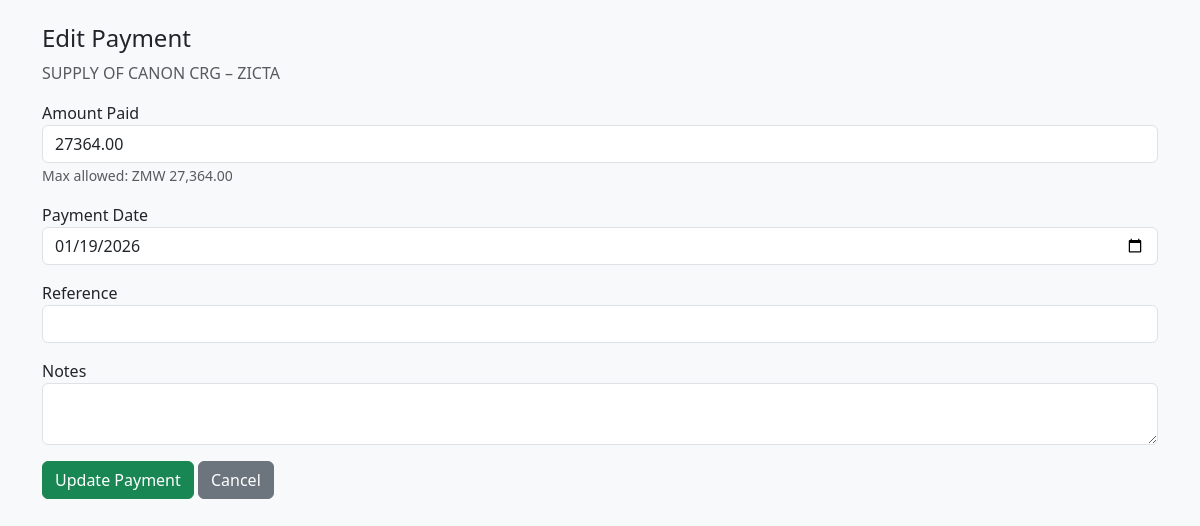
The page /projections/payments/edit/1/ on the database its author committed.
### projections/models.py (models this page shows, shortened)
class ProjectRecord(models.Model):
    STATUS_CHOICES = (
        ('WON', 'Won'),
        ('LOST', 'Lost'),
        ('PENDING', 'Pending'),
    )
    COMPLETION_CHOICES = (
        ('PENDING_EVALUATION', 'Pending Evaluation'),
        ('NOT_COMPLETED', 'Not Completed'),
        ('COMPLETED', 'Completed'),
    )
    title = models.CharField(
        max_length=255,
        db_index=True,
        default="Untitled Project",
        help_text="Short project title"
    )
    description = models.TextField(
        blank=True,
        help_text="Detailed project description"
    )
    company = models.CharField(
        max_length=200,
        db_index=True
    )
    customer = models.CharField(
        max_length=200,
        db_index=True
    )
    amount = models.DecimalField(
        max_digits=14,
        decimal_places=2,
        help_text="Total contract/project value"
    )
    project_date = models.DateField(
        db_index=True
    )
    status = models.CharField(
        max_length=10,
        choices=STATUS_CHOICES,
        db_index=True
    )
    completion_status = models.CharField(
        max_length=25,
        choices=COMPLETION_CHOICES,
        default='PENDING_EVALUATION',
        db_index=True,
        help_text="Project execution and evaluation status"
    )
    is_active = models.BooleanField(
        default=True,
        db_index=True
    )
    year = models.PositiveIntegerField(
        editable=False,
        db_index=True
    )
    created_at = models.DateTimeField(
        auto_now_add=True
    )
    class Meta:
        ordering = ['-project_date']

class Payment(models.Model):
    project = models.ForeignKey(
        ProjectRecord,
        on_delete=models.CASCADE,
        related_name="payments"
    )
    amount_paid = models.DecimalField(
        max_digits=14,
        decimal_places=2,
        help_text="Amount received for this payment"
    )
    payment_date = models.DateField(
        help_text="Date payment was received"
    )
    reference = models.CharField(
        max_length=100,
        blank=True,
        help_text="Receipt number, bank reference, or transaction ID"
    )
    notes = models.TextField(
        blank=True,
        help_text="Optional notes about the payment"
    )
    created_at = models.DateTimeField(
        auto_now_add=True
    )
    class Meta:
        ordering = ['-payment_date']

### projections/views.py (the view, shortened to what this page needs)
def edit_payment(request, payment_id):
    payment = get_object_or_404(Payment, pk=payment_id)
    project = payment.project
    other_payments_total = (
        Payment.objects
        .filter(project=project)
        .exclude(pk=payment.pk)
        .aggregate(total=Sum("amount_paid"))
        .get("total") or Decimal("0.00")
    )
    max_allowed = project.amount - other_payments_total
    return render(
        request,
        "projections/edit_payment.html",
        {
            "payment": payment,
            "project": project,
            "max_allowed": max_allowed,
        }
    )

### projections/templates/projections/edit_payment.html (shortened to what this page needs)
{% load humanize %}
<!DOCTYPE html>
<html>
<head>
    <link href="https://cdn.jsdelivr.net/npm/bootstrap@5.3.2/dist/css/bootstrap.min.css" rel="stylesheet">
</head>
<body class="bg-light">
<div class="container mt-4">
    <h4>Edit Payment</h4>
    <p class="text-muted">
        {{ project.title }} – {{ project.customer }}
    </p>
    <form method="post">
        <div class="mb-3">
            <label>Amount Paid</label>
            <input type="number"
                   step="0.01"
                   name="amount_paid"
                   value="{{ payment.amount_paid }}"
                   class="form-control"
                   required>
            <small class="text-muted">
                Max allowed: ZMW {{ max_allowed|floatformat:2|intcomma }}
            </small>
        </div>
        <div class="mb-3">
            <label>Payment Date</label>
            <input type="date"
                   name="payment_date"
                   value="{{ payment.payment_date|date:'Y-m-d' }}"
                   class="form-control"
                   required>
        </div>
        <div class="mb-3">
            <label>Reference</label>
            <input type="text"
                   name="reference"
                   value="{{ payment.reference }}"
                   class="form-control">
        </div>
        <div class="mb-3">
            <label>Notes</label>
            <textarea name="notes"
                      class="form-control">{{ payment.notes }}</textarea>
        </div>
        <button class="btn btn-success">Update Payment</button>
        <a href="{% url 'projections:project_payments' project.id %}"
           class="btn btn-secondary">
            Cancel
        </a>
    </form>
</div>
</body>
</html>

### rows shown on the page
ProjectRecord: title "SUPPLY OF CANON CRG", customer "ZICTA"
Payment: amount_paid "27364.00", payment_date "01/19/2026"

### other values the page prints
{{ max_allowed|floatformat:2|intcomma }} "27,364.00"
